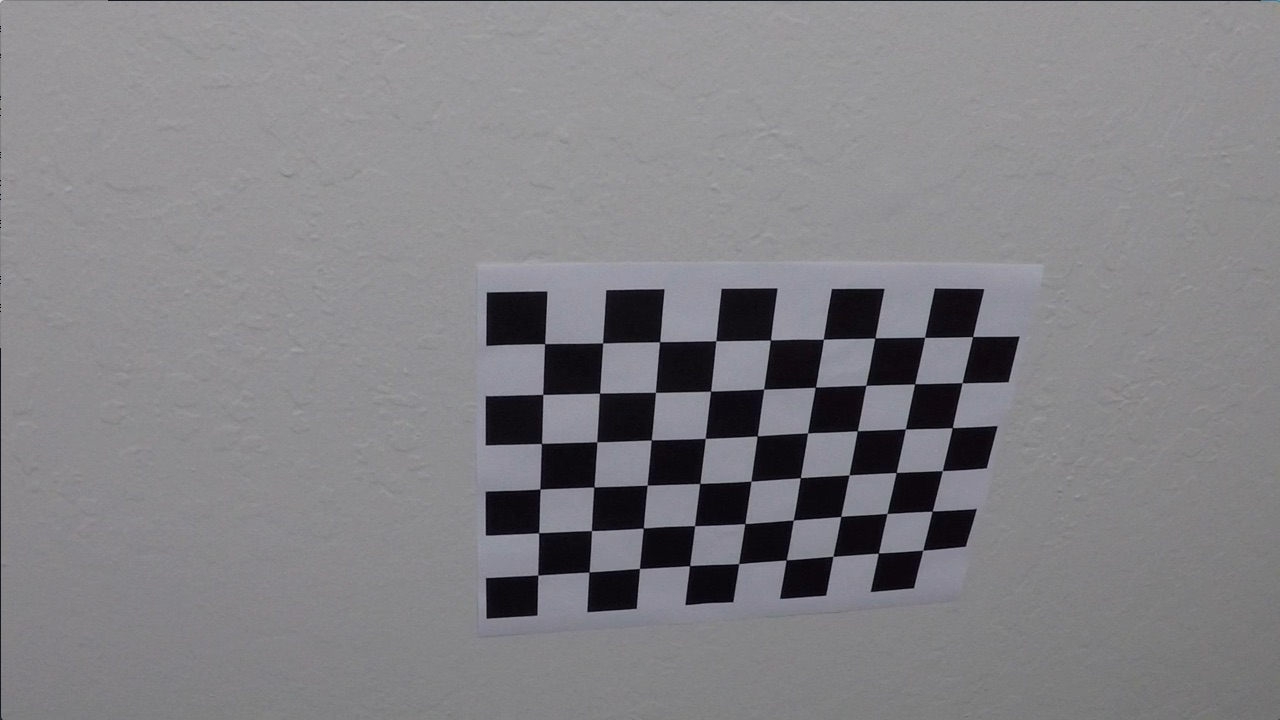
#> input picture CarND-Advanced-Lane-Lines/camera_cal/calibration10.jpg, 1280 x 720 px; its folder holds 4 pictures in this run
$ jupyter execute --allow-errors color_experiment.ipynb   (shell and % lines are left out)   (older library calls are emulated)
#> lines starting #> are read from the running program, lines starting #| are printed output that depends on the picture; after the words box and inside, x2 and y2 are one past the last pixel; in counts of white or black regions, pixels touching at a corner belong together
[cell 1]
import numpy as np
import cv2
import glob
import matplotlib.pyplot as plt
import matplotlib as mpl

# prepare object points, like (0,0,0), (1,0,0), (2,0,0) ....,(6,5,0)
objp = np.zeros((6*9,3), np.float32)
objp[:,:2] = np.mgrid[0:9,0:6].T.reshape(-1,2)

# Arrays to store object points and image points from all the images.
objpoints = [] # 3d points in real world space
imgpoints = [] # 2d points in image plane.

# Make a list of calibration images
images = glob.glob('../camera_cal/calibration*.jpg')

# Step through the list and search for chessboard corners
for fname in images[1:]:
    img = cv2.imread(fname)
#> img is the input picture: shape (720, 1280, 3); mean B, G, R 133.1, 129.4, 130.2
    gray = cv2.cvtColor(img,cv2.COLOR_BGR2GRAY)

    # Find the chessboard corners
    ret, corners = cv2.findChessboardCorners(gray, (9,6),None)
#> ret = True; corners = 54 rows, first 8: [545.3, 343.1], [602.7, 342.8], [660.1, 341.3], [715.8, 340.7], [770.6, 340], [823.5, 339.2], [874.3, 338.5], [925.1, 337.4]

    # If found, add object points, image points
    if ret == True:
        objpoints.append(objp)
        imgpoints.append(corners)

        # [5 lines of commented-out code are left out]
    else:
        plt.imshow(img)
        plt.show()
        print ('Points not found for img %s ' % fname)

#cv2.destroyAllWindows()

ret, mtx, dist, rvecs, tvecs \
= cv2.calibrateCamera(objpoints, imgpoints, img.shape[:2], None, None)
#> ret = 1.17; mtx = [[1210.6, 0, 546.2], [0, 1191.5, 408.3], [0, 0, 1]]; dist = [[-0.493, 1.16, -0.00284, 0.0119, -2.04]]; rvecs = ([0.512, -0.129, 0.0003], [0.0554, 0.564, 0.013], [0.0498, 0.762, 0.0153]); tvecs = ([-0.0124, -1.1, 20.68], [-13.34, -4.14, 33.47], [2.1, -3.89, 22.53])

def undistort(img):
    return cv2.undistort(img, mtx, dist, None, mtx)

[cell 2]
#src=np.float32([[525,500],[img.shape[1]-515,500],[img.shape[1]-235,680],[260,680]])
src=np.float32([[592+2,450],[690-2,450],[img.shape[1]-235,680],[270,680]])

offset=250

dst=np.float32([[offset,offset],[img.shape[1]-offset,offset],\
     [img.shape[1]-offset,img.shape[0]],[offset,img.shape[0]]])

src = np.float32 ([
        [220, 651],
        [350, 577],
        [828, 577],
        [921, 651]
    ])

dst = np.float32 ([
        [220, 651],
        [220, 577],
        [921, 577],
        [921, 651]
    ])


#dst=np.float32([[offset,offset],[img.shape[1]-offset,offset],\
#     [img.shape[1]-offset,img.shape[0]-offset],[offset,img.shape[0]-offset]])

M=cv2.getPerspectiveTransform(src,dst)
Minv=cv2.getPerspectiveTransform(dst,src)


def pr(img):
    return cv2.warpPerspective(img[:690],M, (img.shape[1],690), flags=cv2.INTER_LINEAR)
#> returned value: shape (690, 1280, 3)

def pr_r(img):
    return cv2.warpPerspective(img,Minv, (img.shape[1],img.shape[0]), flags=cv2.INTER_LINEAR)


# [122 lines left out: function fit_poly, not called in this run]

[cell 3]
import glob

gl=glob.glob('harder/*.png')+glob.glob('project/*.png')

#> (a cell that did not finish here is left out)

[cell 5]
plt.imshow(pr(undistort(img)))

#> (a cell that did not finish here is left out)

[cell 7]
from tqdm import tqdm_notebook

#> (the rest of this cell did not finish here and is left out)

[cell 8]
gl=glob.glob('../test_images/*')

#> (a cell that did not finish here is left out)

[cell 10]
def binarize(img, s_thresh=(120, 255), sx_thresh=(20, 255),l_thresh=(40,255)):
#> called with s_thresh = (120, 255), sx_thresh = (20, 255), l_thresh = (40, 255)
    img = np.copy(img)

    # Convert to HLS color space and separate the V channel
    hls = cv2.cvtColor(img, cv2.COLOR_RGB2HLS).astype(np.float)
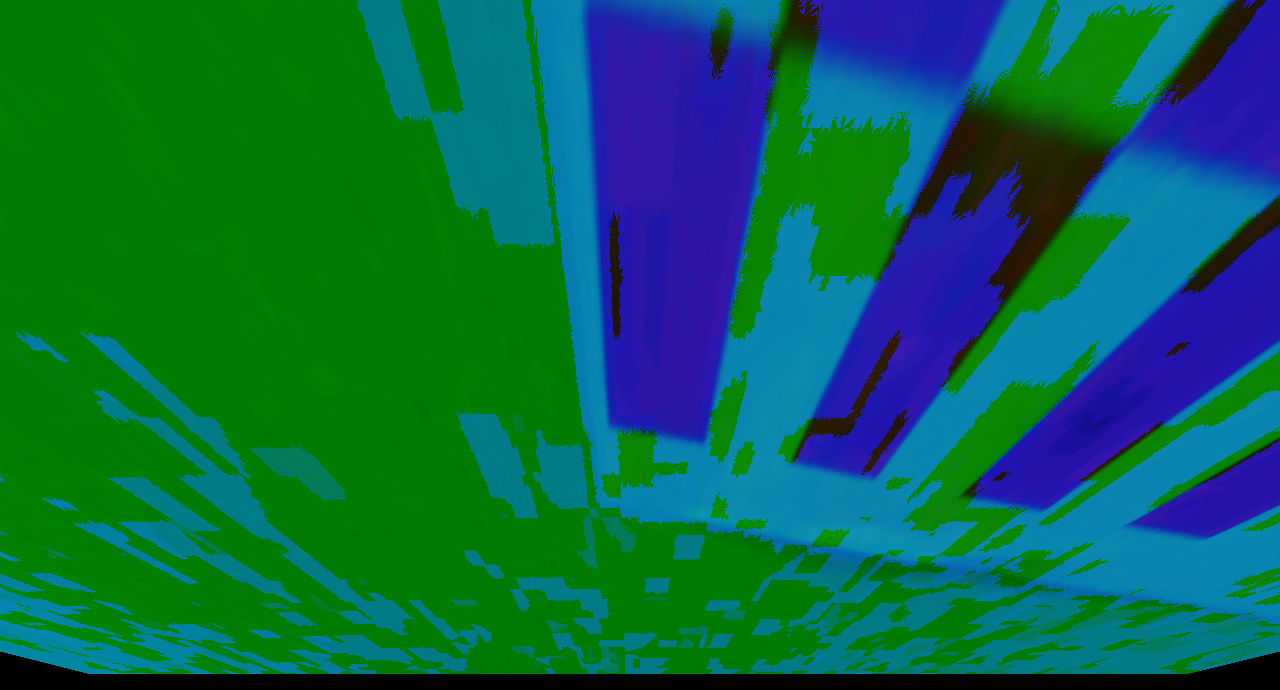
#> hls: shape (690, 1280, 3) float64; mean of channels 0, 1, 2 76.1, 102, 10.1; drawn as B, G, R
    #h_channel = hls[:,:,0]
    l_channel = hls[:,:,1]
    s_channel = hls[:,:,2]
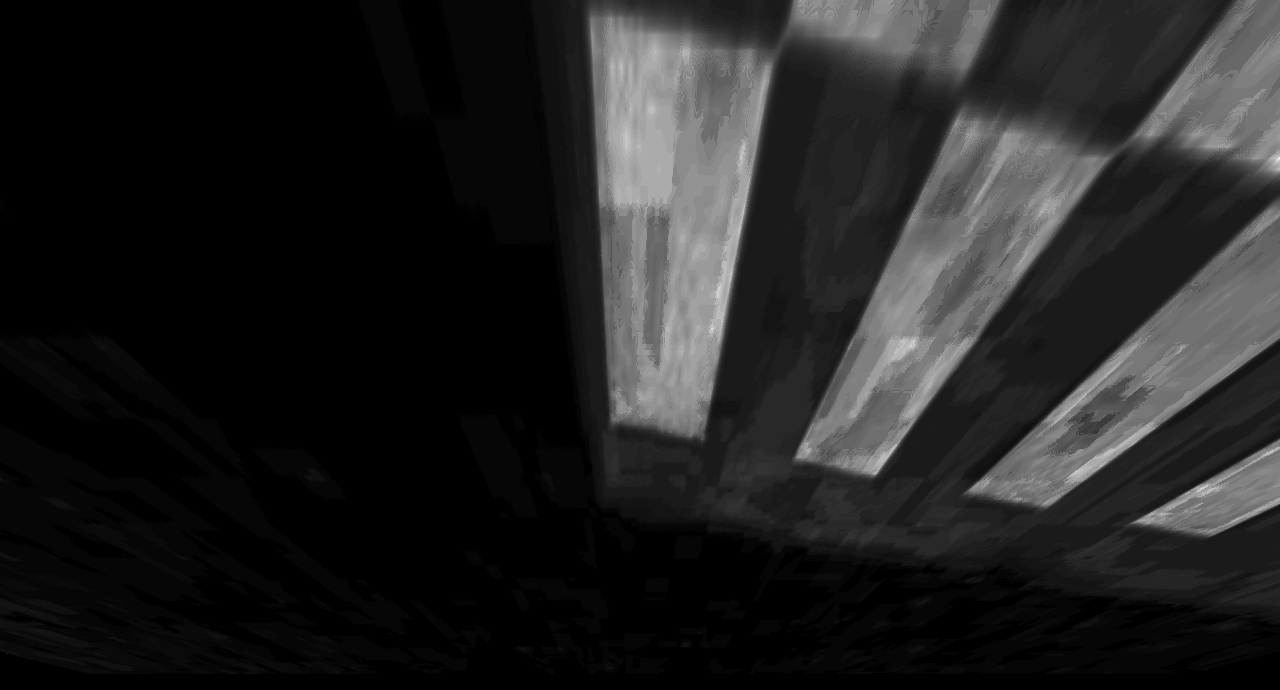
#> s_channel: shape (690, 1280) float64; min 0, max 76, mean 10.1; drawn with min black and max white
    # Sobel x
    # sobelx = abs_sobel_thresh(img, orient='x', sobel_kernel=3, thresh=(0, 255))
    # l_channel_col=np.dstack((l_channel,l_channel, l_channel))
    sobelx = cv2.Sobel(l_channel, cv2.CV_64F, 1, 0) # Take the derivative in x
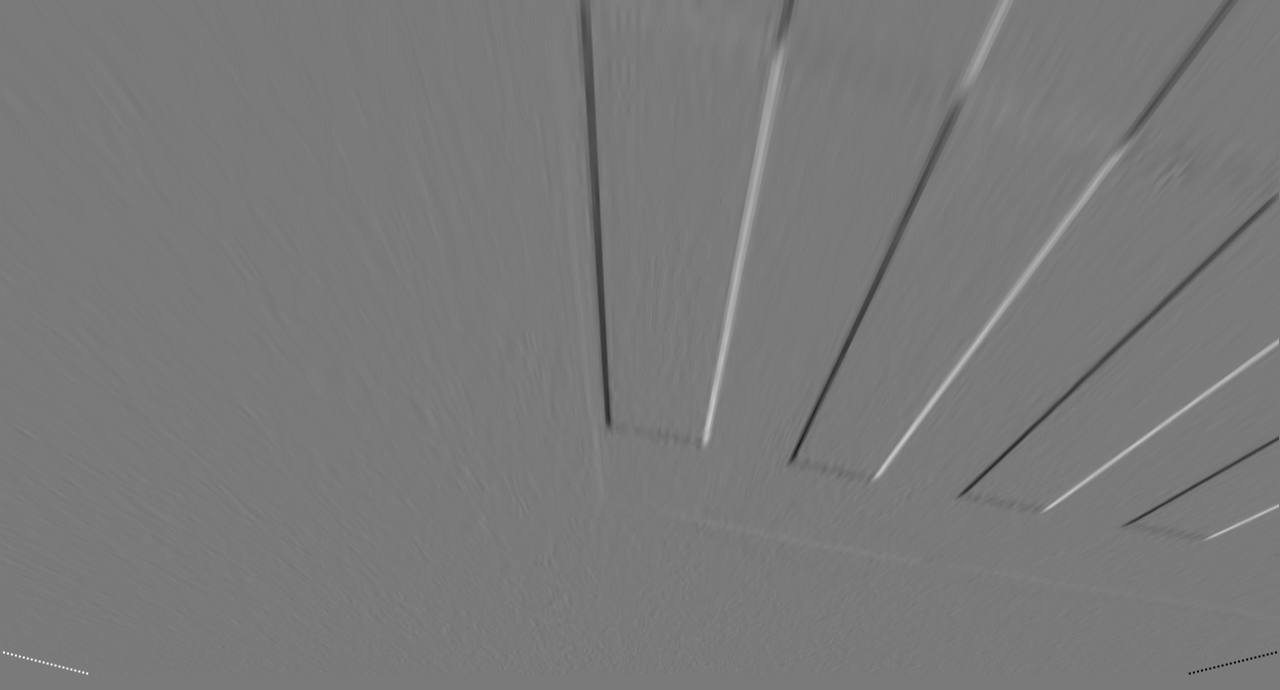
#> sobelx: shape (690, 1280) float64; min -253, max 275, mean -0.4; drawn with min black and max white
    abs_sobelx = np.absolute(sobelx) # Absolute x derivative to accentuate lines away from horizontal
    scaled_sobel = np.uint8(255*abs_sobelx/np.max(abs_sobelx))

    # Threshold x gradient
    sxbinary = np.zeros_like(scaled_sobel)
    sxbinary[(scaled_sobel >= sx_thresh[0]) & (scaled_sobel <= sx_thresh[1])] = 1

    # Threshold saturation channel
    s_binary = np.zeros_like(s_channel)
    s_binary[(s_channel >= s_thresh[0]) & (s_channel <= s_thresh[1])] = 1

    # Threshold lightness
    l_binary = np.zeros_like(l_channel)
    l_binary[(l_channel >= l_thresh[0]) & (l_channel <= l_thresh[1])] = 1

    channels = 255*np.dstack(( l_binary, sxbinary, s_binary)).astype('uint8')
    binary = np.zeros_like(sxbinary)
    binary[((l_binary == 1) & (s_binary == 1) | (sxbinary==1))] = 1
    #binary = 255*np.dstack((binary,binary,binary)).astype('uint8')
    return  np.uint8(binary)

[cell 11]
tmp=binarize(pr(undistort(img)))
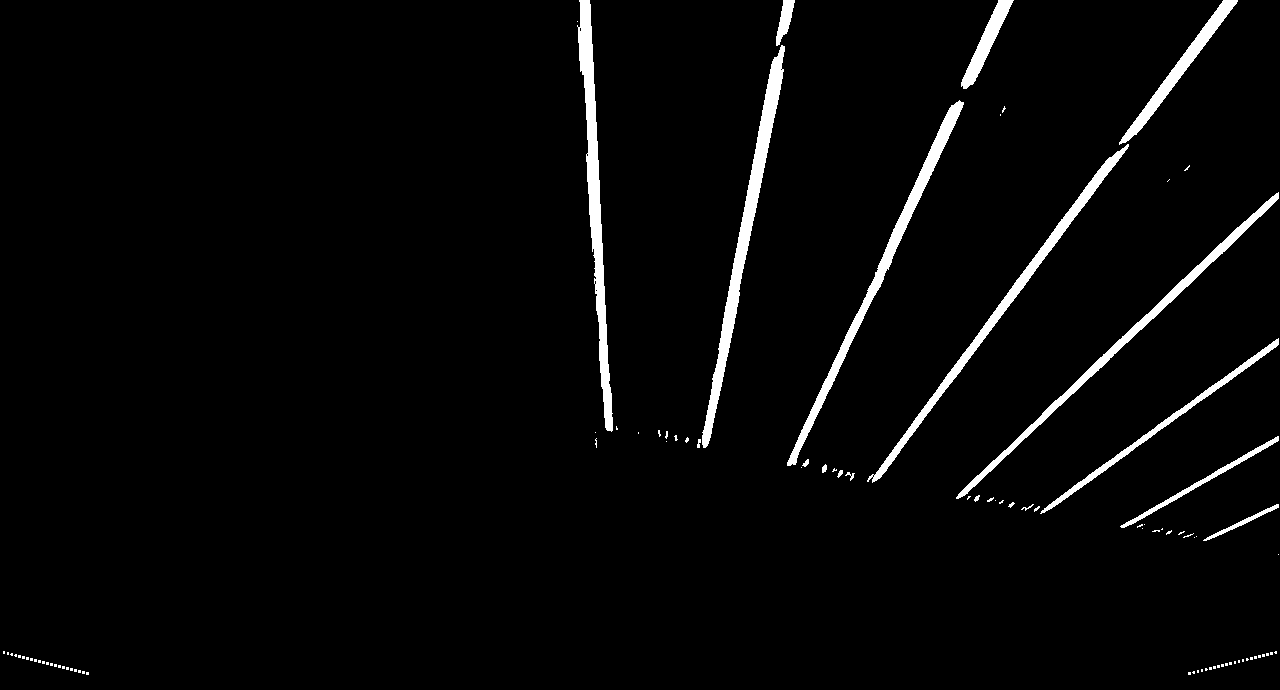
#> tmp: shape (690, 1280); values 0 (black) and 1 (white), 3.1% white; 95 white regions (76 under 20 px), largest, box (x1, y1, x2, y2) and area: (702, 45, 785, 448) 4543, (577, 0, 613, 432) 4426, (787, 100, 964, 466) 3847

[cell 12]
all_lines=[]

for fname in gl:
    img=cv2.imread(fname)
    tmp=binarize(pr(undistort(img)))
    lines=np.array(fit_poly(tmp,verbose=True))
    all_lines.append(lines)

[cell 13]
q=np.array([a[0]-a[1] for a in all_lines])

#> (a cell that did not finish here is left out)

[cell 15]
# [5 lines left out: function check_lines, not called in this run]

#> (a cell that did not finish here is left out)

[cell 17]
gl=glob.glob('projected/*.png')

[cell 18]
all_lines=[]

for fname in gl[:10]:
    img=mpl.image.imread(fname)
    #plt.imshow(img)
    #plt.show()
    tmp=binarize(img)
    lines=np.array(fit_poly(tmp,verbose=False))
    if check_lines(lines):
        print ('yes!')
    all_lines.append(lines)

[cell 19]
def get_channel(img,channel):
    # take needed channel
    if channel=='gray':
        channel = cv2.cvtColor(img, cv2.COLOR_RGB2GRAY)
    if channel in ('h','l','s'):
        hls = cv2.cvtColor(img, cv2.COLOR_RGB2HLS)
        if channel=='h':
            channel = hls[:,:,0]
        elif channel=='l':
            channel = hls[:,:,1]
        else:
            channel = hls[:,:,2]
    if channel in ('L','A','B'):
        hls = cv2.cvtColor(img, cv2.COLOR_RGB2LAB)
        if channel=='L':
            channel = hls[:,:,0]
        elif channel=='A':
            channel = hls[:,:,1]
        else:
            channel = hls[:,:,2]
    return channel

# [56 lines left out: functions abs_sobel_thresh, mag_thresh, dir_threshold, not called in this run]

def channel_select(img, thresh=(0, 255), channel='gray', normalize=False):
    gray=get_channel(img,channel)
    if normalize:
        gray = gray*(255/gray.max())
    binary_output = np.zeros_like(gray)
    binary_output[(gray > thresh[0]) & (gray <= thresh[1])] = 1
    return np.uint8(binary_output)

functions={'abs_sobel_thresh':abs_sobel_thresh,\
            'mag_thresh':mag_thresh,
            'dir_threshold':dir_threshold,
            'channel_select':channel_select}

def transform_f(params):
    params0=deepcopy(params)
    fname=params0.pop('fname')
    return functions[fname](**params0)

def transform (img, params, operation='max'):
    res=np.zeros(tuple([len(params)]+list(img.shape)[:2]), dtype=np.uint8)
    for i, param in enumerate(params):
        param['img']=img
        res[i]=transform_f(param)
    if operation=='max':
        return res.max(axis=0)
    return res.min(axis=0)

[cell 20]
from copy import deepcopy
# [4 lines left out: function check_params, not called in this run]

def check_imgs(imgs,params):
    return sum([check_params(a,deepcopy(params)) for a in imgs])

[cell 21]
from itertools import product


params_greed=[a for a in \
              product(range(0,100,20),range(0,100,5),range(0,100,5),range(0,100,5))]

imgs=[mpl.image.imread(a) for a in gl[:10]]

[cell 22]

res=[]

#> (the rest of this cell did not finish here and is left out)

[cell 23]
abs_treshs=[20,20,20,20]

params=[
        {'fname':'abs_sobel_thresh','orient':'x','channel':'l','thresh':(abs_treshs[0],255)},
        {'fname':'abs_sobel_thresh','orient':'x','channel':'s','thresh':(abs_treshs[1],255)},
        {'fname':'abs_sobel_thresh','orient':'x','channel':'A','thresh':(abs_treshs[2],255)},
        {'fname':'abs_sobel_thresh','orient':'x','channel':'B','thresh':(abs_treshs[3],255)},
    ]

#check_params(img,params)

#> (a cell that did not finish here is left out)

#> (a cell that did not finish here is left out)

[cell 26]
255/5

[cell 27]
img.shape
#> Out = (720, 1280, 3)

#> (a cell that did not finish here is left out)

[cell 29]
params

[cell 30]
params=[
        {'fname':'channel_select','channel':'s','thresh':(80,255),'normalize':True},
        {'fname':'channel_select','channel':'B','thresh':(80,255),'normalize':True},
    ]
#> (the rest of this cell did not finish here and is left out)

#> the loop in transform, `for i, param in enumerate(params):` made 1 pass
#> fname in transform_f on pass 1: 'channel_select'
#> pass 1, in get_channel, `channel = hls[:,:,2]`:
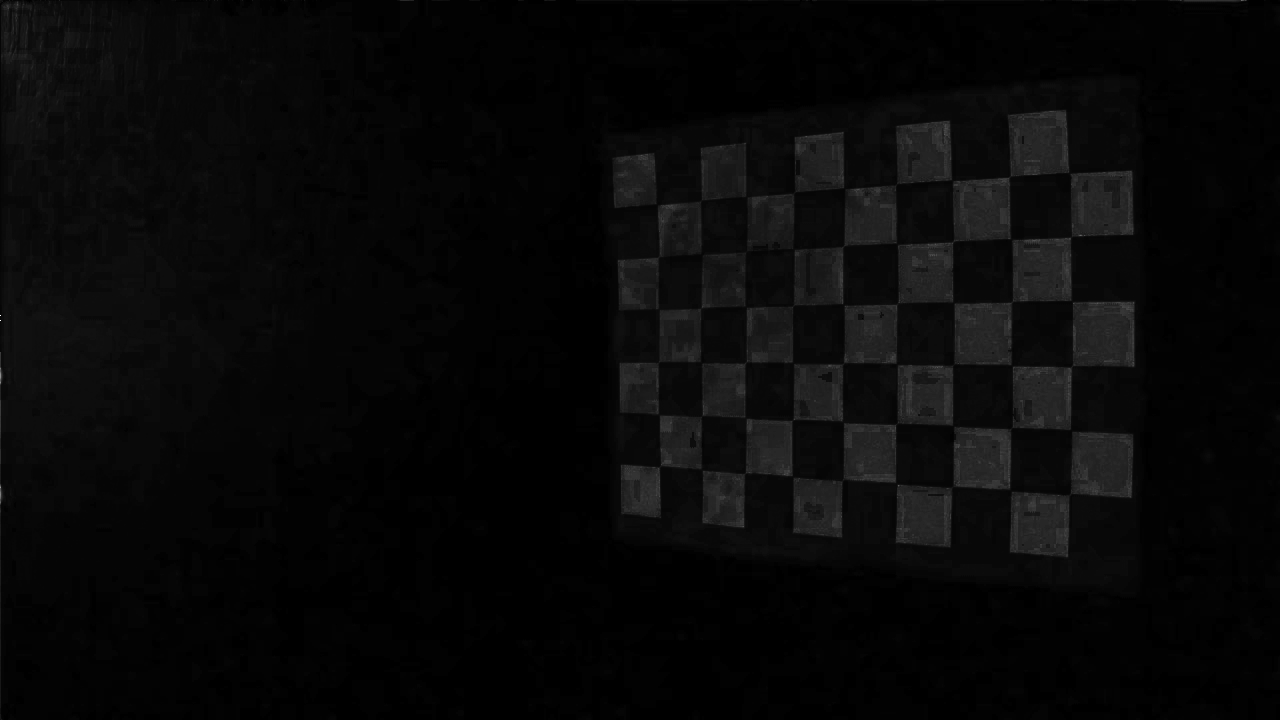
#> channel: shape (720, 1280); min 0, max 255, mean 8.2
